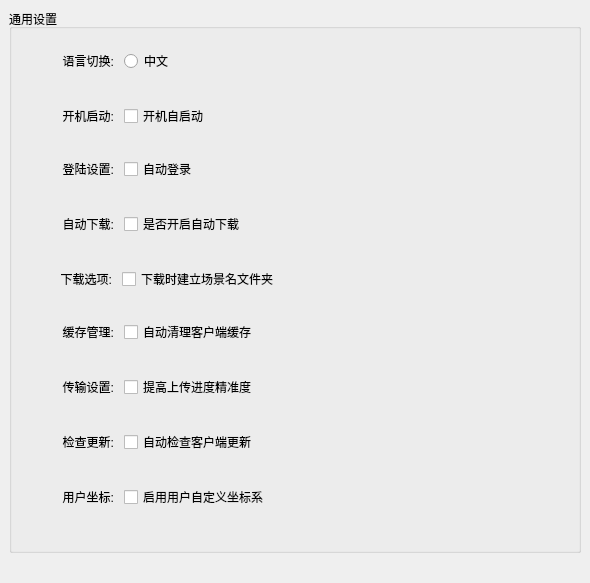
<?xml version="1.0" encoding="UTF-8"?>
<ui version="4.0">
 <class>CommonSetting</class>
 <widget class="QWidget" name="CommonSetting">
  <property name="geometry">
   <rect>
    <x>0</x>
    <y>0</y>
    <width>590</width>
    <height>556</height>
   </rect>
  </property>
  <property name="windowTitle">
   <string>CommonSetting</string>
  </property>
  <property name="styleSheet">
   <string notr="true"/>
  </property>
  <layout class="QVBoxLayout" name="verticalLayout_2">
   <property name="leftMargin">
    <number>0</number>
   </property>
   <property name="topMargin">
    <number>0</number>
   </property>
   <property name="rightMargin">
    <number>0</number>
   </property>
   <property name="bottomMargin">
    <number>0</number>
   </property>
   <item>
    <widget class="QWidget" name="widget" native="true">
     <layout class="QVBoxLayout" name="verticalLayout">
      <property name="leftMargin">
       <number>9</number>
      </property>
      <property name="topMargin">
       <number>9</number>
      </property>
      <property name="rightMargin">
       <number>9</number>
      </property>
      <property name="bottomMargin">
       <number>30</number>
      </property>
      <item>
       <widget class="QGroupBox" name="groupBox">
        <property name="title">
         <string>通用设置</string>
        </property>
        <layout class="QVBoxLayout" name="verticalLayout_3">
         <property name="spacing">
          <number>20</number>
         </property>
         <property name="bottomMargin">
          <number>30</number>
         </property>
         <item>
          <widget class="QWidget" name="widget_lan" native="true">
           <layout class="QHBoxLayout" name="horizontalLayout_8">
            <property name="spacing">
             <number>10</number>
            </property>
            <property name="topMargin">
             <number>9</number>
            </property>
            <item>
             <widget class="QLabel" name="label_2">
              <property name="minimumSize">
               <size>
                <width>80</width>
                <height>0</height>
               </size>
              </property>
              <property name="text">
               <string>语言切换:</string>
              </property>
              <property name="alignment">
               <set>Qt::AlignRight|Qt::AlignTrailing|Qt::AlignVCenter</set>
              </property>
             </widget>
            </item>
            <item>
             <widget class="QRadioButton" name="radioButton_cn">
              <property name="text">
               <string>中文</string>
              </property>
             </widget>
            </item>
            <item>
             <spacer name="horizontalSpacer">
              <property name="orientation">
               <enum>Qt::Horizontal</enum>
              </property>
              <property name="sizeHint" stdset="0">
               <size>
                <width>10</width>
                <height>10</height>
               </size>
              </property>
             </spacer>
            </item>
           </layout>
          </widget>
         </item>
         <item>
          <widget class="QWidget" name="widget_2" native="true">
           <layout class="QHBoxLayout" name="horizontalLayout_2">
            <property name="spacing">
             <number>10</number>
            </property>
            <property name="topMargin">
             <number>0</number>
            </property>
            <property name="bottomMargin">
             <number>9</number>
            </property>
            <item>
             <widget class="QLabel" name="label_3">
              <property name="minimumSize">
               <size>
                <width>80</width>
                <height>0</height>
               </size>
              </property>
              <property name="text">
               <string>开机启动:</string>
              </property>
              <property name="alignment">
               <set>Qt::AlignRight|Qt::AlignTrailing|Qt::AlignVCenter</set>
              </property>
             </widget>
            </item>
            <item>
             <widget class="QCheckBox" name="checkBox_autoLaunch">
              <property name="text">
               <string>开机自启动</string>
              </property>
             </widget>
            </item>
            <item>
             <spacer name="horizontalSpacer_2">
              <property name="orientation">
               <enum>Qt::Horizontal</enum>
              </property>
              <property name="sizeHint" stdset="0">
               <size>
                <width>40</width>
                <height>20</height>
               </size>
              </property>
             </spacer>
            </item>
           </layout>
          </widget>
         </item>
         <item>
          <widget class="QWidget" name="widget_3" native="true">
           <layout class="QHBoxLayout" name="horizontalLayout">
            <property name="spacing">
             <number>10</number>
            </property>
            <property name="topMargin">
             <number>0</number>
            </property>
            <item>
             <widget class="QLabel" name="label_4">
              <property name="minimumSize">
               <size>
                <width>80</width>
                <height>0</height>
               </size>
              </property>
              <property name="text">
               <string>登陆设置:</string>
              </property>
              <property name="alignment">
               <set>Qt::AlignRight|Qt::AlignTrailing|Qt::AlignVCenter</set>
              </property>
             </widget>
            </item>
            <item>
             <widget class="QCheckBox" name="checkBox_autologin">
              <property name="text">
               <string>自动登录</string>
              </property>
             </widget>
            </item>
            <item>
             <spacer name="horizontalSpacer_3">
              <property name="orientation">
               <enum>Qt::Horizontal</enum>
              </property>
              <property name="sizeHint" stdset="0">
               <size>
                <width>40</width>
                <height>20</height>
               </size>
              </property>
             </spacer>
            </item>
           </layout>
          </widget>
         </item>
         <item>
          <widget class="QWidget" name="widget_auto_download" native="true">
           <layout class="QHBoxLayout" name="horizontalLayout_3">
            <property name="spacing">
             <number>10</number>
            </property>
            <property name="topMargin">
             <number>0</number>
            </property>
            <item>
             <widget class="QLabel" name="label_5">
              <property name="minimumSize">
               <size>
                <width>80</width>
                <height>0</height>
               </size>
              </property>
              <property name="text">
               <string>自动下载:</string>
              </property>
              <property name="alignment">
               <set>Qt::AlignRight|Qt::AlignTrailing|Qt::AlignVCenter</set>
              </property>
             </widget>
            </item>
            <item>
             <widget class="QCheckBox" name="checkBox_autoDownload">
              <property name="text">
               <string>是否开启自动下载</string>
              </property>
             </widget>
            </item>
            <item>
             <spacer name="horizontalSpacer_4">
              <property name="orientation">
               <enum>Qt::Horizontal</enum>
              </property>
              <property name="sizeHint" stdset="0">
               <size>
                <width>40</width>
                <height>20</height>
               </size>
              </property>
             </spacer>
            </item>
           </layout>
          </widget>
         </item>
         <item>
          <widget class="QWidget" name="widget_download" native="true">
           <layout class="QHBoxLayout" name="horizontalLayout_11">
            <property name="spacing">
             <number>10</number>
            </property>
            <property name="leftMargin">
             <number>9</number>
            </property>
            <property name="topMargin">
             <number>0</number>
            </property>
            <property name="rightMargin">
             <number>9</number>
            </property>
            <property name="bottomMargin">
             <number>9</number>
            </property>
            <item>
             <widget class="QLabel" name="label_6">
              <property name="minimumSize">
               <size>
                <width>80</width>
                <height>0</height>
               </size>
              </property>
              <property name="text">
               <string>下载选项:</string>
              </property>
              <property name="alignment">
               <set>Qt::AlignRight|Qt::AlignTrailing|Qt::AlignVCenter</set>
              </property>
             </widget>
            </item>
            <item>
             <widget class="QCheckBox" name="checkBox_newDir">
              <property name="text">
               <string>下载时建立场景名文件夹</string>
              </property>
             </widget>
            </item>
            <item>
             <spacer name="horizontalSpacer_5">
              <property name="orientation">
               <enum>Qt::Horizontal</enum>
              </property>
              <property name="sizeHint" stdset="0">
               <size>
                <width>40</width>
                <height>20</height>
               </size>
              </property>
             </spacer>
            </item>
           </layout>
          </widget>
         </item>
         <item>
          <widget class="QWidget" name="widget_clean_cache" native="true">
           <layout class="QHBoxLayout" name="horizontalLayout_4">
            <property name="spacing">
             <number>10</number>
            </property>
            <property name="topMargin">
             <number>0</number>
            </property>
            <item>
             <widget class="QLabel" name="label_7">
              <property name="minimumSize">
               <size>
                <width>80</width>
                <height>0</height>
               </size>
              </property>
              <property name="text">
               <string>缓存管理:</string>
              </property>
              <property name="alignment">
               <set>Qt::AlignRight|Qt::AlignTrailing|Qt::AlignVCenter</set>
              </property>
             </widget>
            </item>
            <item>
             <widget class="QCheckBox" name="checkBox_cleanCache">
              <property name="text">
               <string>自动清理客户端缓存</string>
              </property>
             </widget>
            </item>
            <item>
             <spacer name="horizontalSpacer_6">
              <property name="orientation">
               <enum>Qt::Horizontal</enum>
              </property>
              <property name="sizeHint" stdset="0">
               <size>
                <width>40</width>
                <height>20</height>
               </size>
              </property>
             </spacer>
            </item>
           </layout>
          </widget>
         </item>
         <item>
          <widget class="QWidget" name="widget_exact_progress" native="true">
           <layout class="QHBoxLayout" name="horizontalLayout_5">
            <property name="spacing">
             <number>10</number>
            </property>
            <property name="topMargin">
             <number>0</number>
            </property>
            <item>
             <widget class="QLabel" name="label_8">
              <property name="minimumSize">
               <size>
                <width>80</width>
                <height>0</height>
               </size>
              </property>
              <property name="text">
               <string>传输设置:</string>
              </property>
              <property name="alignment">
               <set>Qt::AlignRight|Qt::AlignTrailing|Qt::AlignVCenter</set>
              </property>
             </widget>
            </item>
            <item>
             <widget class="QCheckBox" name="checkBox_enable_exact">
              <property name="text">
               <string>提高上传进度精准度</string>
              </property>
             </widget>
            </item>
            <item>
             <spacer name="horizontalSpacer_7">
              <property name="orientation">
               <enum>Qt::Horizontal</enum>
              </property>
              <property name="sizeHint" stdset="0">
               <size>
                <width>40</width>
                <height>20</height>
               </size>
              </property>
             </spacer>
            </item>
           </layout>
          </widget>
         </item>
         <item>
          <widget class="QWidget" name="widget_autoUpdate" native="true">
           <layout class="QHBoxLayout" name="horizontalLayout_6">
            <property name="spacing">
             <number>10</number>
            </property>
            <property name="topMargin">
             <number>0</number>
            </property>
            <item>
             <widget class="QLabel" name="label_9">
              <property name="minimumSize">
               <size>
                <width>80</width>
                <height>0</height>
               </size>
              </property>
              <property name="text">
               <string>检查更新:</string>
              </property>
              <property name="alignment">
               <set>Qt::AlignRight|Qt::AlignTrailing|Qt::AlignVCenter</set>
              </property>
             </widget>
            </item>
            <item>
             <widget class="QCheckBox" name="checkBox_update">
              <property name="text">
               <string>自动检查客户端更新</string>
              </property>
             </widget>
            </item>
            <item>
             <spacer name="horizontalSpacer_8">
              <property name="orientation">
               <enum>Qt::Horizontal</enum>
              </property>
              <property name="sizeHint" stdset="0">
               <size>
                <width>40</width>
                <height>20</height>
               </size>
              </property>
             </spacer>
            </item>
           </layout>
          </widget>
         </item>
         <item>
          <widget class="QWidget" name="widget_user_coord_sys" native="true">
           <layout class="QHBoxLayout" name="horizontalLayout_7">
            <property name="spacing">
             <number>10</number>
            </property>
            <property name="topMargin">
             <number>0</number>
            </property>
            <item>
             <widget class="QLabel" name="label">
              <property name="minimumSize">
               <size>
                <width>80</width>
                <height>0</height>
               </size>
              </property>
              <property name="text">
               <string>用户坐标:</string>
              </property>
              <property name="alignment">
               <set>Qt::AlignRight|Qt::AlignTrailing|Qt::AlignVCenter</set>
              </property>
             </widget>
            </item>
            <item>
             <widget class="QCheckBox" name="checkBox_user_coord">
              <property name="text">
               <string>启用用户自定义坐标系</string>
              </property>
             </widget>
            </item>
            <item>
             <spacer name="horizontalSpacer_9">
              <property name="orientation">
               <enum>Qt::Horizontal</enum>
              </property>
              <property name="sizeHint" stdset="0">
               <size>
                <width>40</width>
                <height>20</height>
               </size>
              </property>
             </spacer>
            </item>
           </layout>
          </widget>
         </item>
        </layout>
       </widget>
      </item>
      <item>
       <spacer name="verticalSpacer">
        <property name="orientation">
         <enum>Qt::Vertical</enum>
        </property>
        <property name="sizeHint" stdset="0">
         <size>
          <width>20</width>
          <height>40</height>
         </size>
        </property>
       </spacer>
      </item>
     </layout>
    </widget>
   </item>
  </layout>
 </widget>
 <layoutdefault spacing="6" margin="11"/>
 <resources>
  <include location="../../../QRenderBus.qrc"/>
  <include location="../../../themes/green/green.qrc"/>
 </resources>
 <connections/>
</ui>
